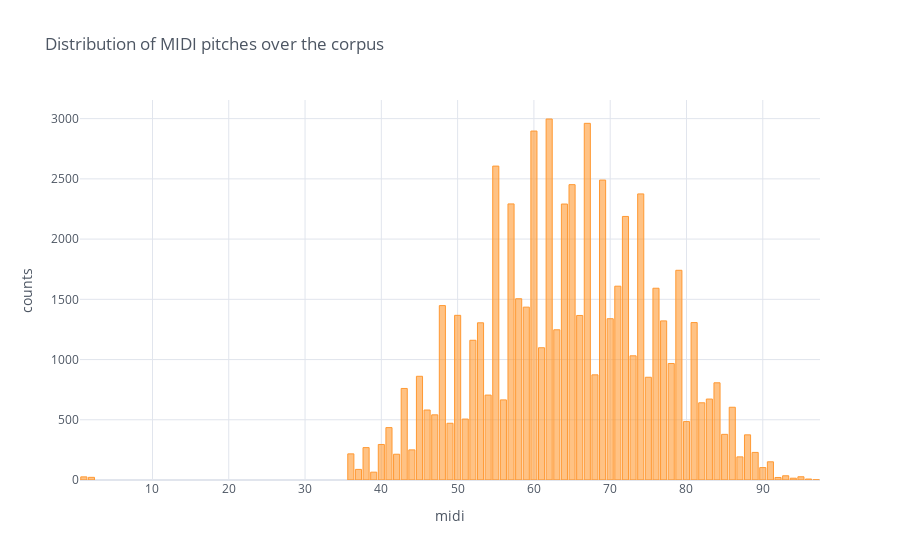

Notebook code for this chart:
### Markdown cell above
### Counting notes

### Code cell
# Distribution of MIDI pitches over the corpus in 1801
nodes_1801.midi.value_counts().iplot('bar', title='Distribution of MIDI pitches over the corpus', xTitle='midi', yTitle='counts')

### Figure 1 — Plotly figure (JSON) as saved in the notebook; plotly's stock layout.template omitted (floating-point values rounded to 4 significant figures)
{"data": [{"marker": {"color": "rgba(255, 153, 51, 0.6)", "line": {"color": "rgba(255, 153, 51, 1.0)", "width": 1}}, "name": "midi", "orientation": "v", "text": "", "type": "bar", "x": ["62", "67", "60", "55", "69", "65", "74", "57", "64", "72", "79", "71", "76", "58", "48", "59", "50", "66", "70", "77", "81", "53", "63", "52", "61", "73", "78", "68", "45", "75", "84", "43", "54", "83", "56", "82", "86", "46", "47", "51", "80", "49", "41", "85", "88", "40", "38", "44", "89", "36", "42", "87", "91", "90", "37", "39", "93", "95", "1", "2", "92", "midi", "94", "96", "volta", "97"], "y": [2997, 2961, 2897, 2606, 2490, 2452, 2375, 2292, 2291, 2188, 1741, 1609, 1592, 1505, 1448, 1435, 1367, 1366, 1339, 1321, 1307, 1305, 1247, 1160, 1098, 1031, 967, 873, 861, 853, 807, 760, 705, 672, 665, 641, 604, 581, 541, 506, 485, 471, 435, 379, 375, 295, 269, 250, 229, 217, 214, 192, 151, 103, 88, 65, 35, 27, 26, 22, 21, 19, 15, 8, 4, 2]}], "layout": {"legend": {"bgcolor": "#FFFFFF", "font": {"color": "#4D5663"}}, "paper_bgcolor": "#FFFFFF", "plot_bgcolor": "#FFFFFF", "title": {"font": {"color": "#4D5663"}, "text": "Distribution of MIDI pitches over the corpus"}, "xaxis": {"gridcolor": "#E1E5ED", "showgrid": true, "tickfont": {"color": "#4D5663"}, "title": {"font": {"color": "#4D5663"}, "text": "midi"}, "zerolinecolor": "#E1E5ED"}, "yaxis": {"gridcolor": "#E1E5ED", "showgrid": true, "tickfont": {"color": "#4D5663"}, "title": {"font": {"color": "#4D5663"}, "text": "counts"}, "zerolinecolor": "#E1E5ED"}}}
